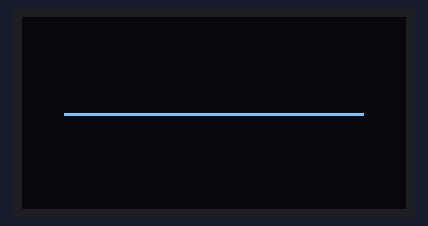
This sketch was run on a simulated Arduino Uno, built with avr-gcc and run on an emulated ATmega328P. Shown: 128×64 one-colour display. Random numbers use the default seed unless the sketch sets one.

Above: at 3.19 s.
At 6.68 s:
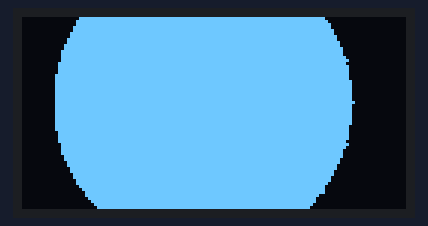
At 10.1 s:
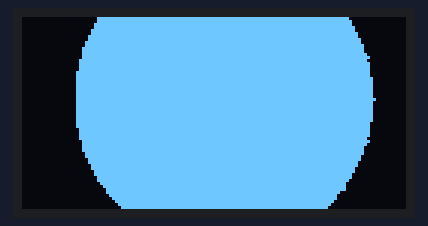
At 20.5 s:
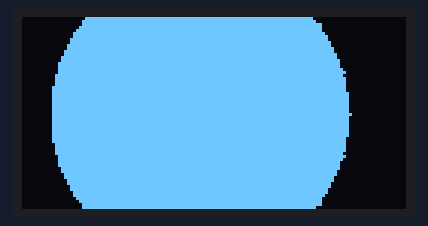
At 31.0 s:
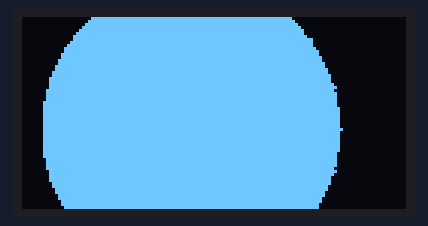
At 39.81 s:
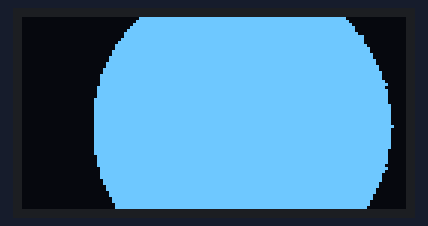

Measured:
- what the display in image 2 shows lasts 0.5 s, from 10.0 s to 10.5 s

The sketch:

OLED_1.3.ino
```cpp
#include <Wire.h>
#include <U8g2lib.h>

// SH1106 128x64 OLED
U8G2_SH1106_128X64_NONAME_F_HW_I2C u8g2(U8G2_R0, U8X8_PIN_NONE);

// Eye parameters
const int eyeX = 64;       // center X
const int eyeY = 32;       // center Y
const int eyeRadius = 50;  // radius of the iris

void setup() {
  u8g2.begin();
}

void loop() {
  // Blink: closing
  for (int h = eyeRadius*2; h >= 2; h -= 2) {
    drawEye(h, 0, 0);
    delay(25);
  }

  delay(150); // pause closed

  // Blink: opening
  for (int h = 2; h <= eyeRadius*2; h += 2) {
    drawEye(h, 0, 0);
    delay(25);
  }

  delay(200);

  // Iris movement while open
  for (int i = 0; i < 15; i++) {
    int offsetX = random(-10, 11); // move left/right
    int offsetY = random(-5, 6);   // move up/down
    drawEye(eyeRadius*2, offsetX, offsetY);
    delay(200);
  }

  delay(300);
}

// Draw the iris with vertical height 'h' and offsets
void drawEye(int h, int offsetX, int offsetY) {
  u8g2.clearBuffer();
  u8g2.setDrawColor(1);

  int width = eyeRadius*2;
  int height = h;

  for (int y = -height/2; y <= height/2; y++) {
    float dx = (width/2) * sqrt(1.0 - (float)(y*y)/(height/2.0*height/2.0));
    u8g2.drawHLine(eyeX - dx + offsetX, eyeY + y + offsetY, 2*dx);
  }

  u8g2.sendBuffer();
}
```
